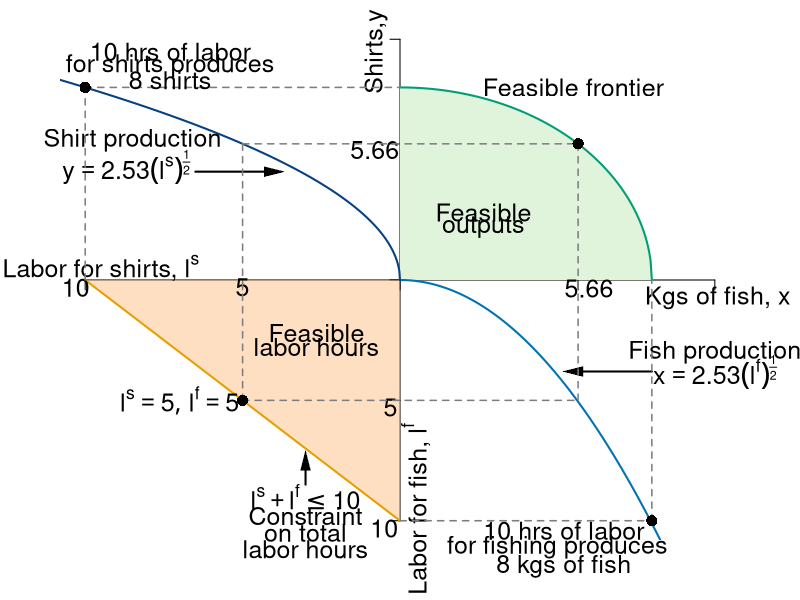

Recreate this plot in R.
#Graph Designer: Simon Halliday
#Authors: Bowles, Foley and Halliday
#Title: Coordination, Conflict and Competition: A Text in Microeconomics

require(shape)
pdf(file = "specprodexch/ppf_dos_quadrant.pdf", width = 9, height = 9)

#Set parameters for graphics
pointsize <- 1.8
axislabelsize <- 1.8
labelsize <- 1.5
namesize <- 1.8
annotatesize <- 1.5
graphlinewidth <- 2
segmentlinewidth <- 1.5

COL <- c("#7fc97f", "#beaed4", "#fdc086", "#ffff99", "#386cb0", "#f0027f", "#bf5b17", "#666666")
COLA <- c("#e0f3db", "#99d8c9","#66c2a4","#41ae76", "#238b45", "#005824")
COLB <- c("#4eb3d3", "#2b8cbe", "#0868ac","#084081")
grays <- gray.colors(25, start = 1, end = 0)
CBCols <- c("#009E73","#0072B2","#E69F00")


#Edited the margins to cater for the larger LHS labels
par(mar =  c(3, 3, 1, 3))

#Change this to make it log of l 

# ppf <- function(l, k = 0.5) {
#   k * (1/l)
# }


ppf <- function(x, yint = 64){
  sqrt(yint - (x)^2)
}

#actualfunction
#foodProd <- function(l, k = -2.529822, alpha = 0.5){
#  (-k)*l^alpha
#}

foodProd <- function(l, k = (6.328125)^-1, alpha = 2){
  (-k)*(l)^alpha
}

feasibleLabor <- function(l, time = 10){
  - time - l
}

manufactureProd <- function(l, k =  2.529822, alpha = 0.5){
  k * (-l)^alpha
}

xlims <- c(-10, 10)
ylims <- c(-10, 10)

npts <- 501 
x <- seq(xlims[1], xlims[2], length.out = npts)
y <- seq(ylims[1], ylims[2], length.out = npts) 

plot(0, 0, xlim = xlims, ylim = ylims, type = "n",
     xlab = expression(paste("")),
     ylab = expression(paste("")), 
     xaxt = "n", 
     yaxt = "n", 
     cex.lab = axislabelsize, 
     bty = "n"
)

ticksy <- c(ylims[1], -5, 0, manufactureProd(-5), ylims[2])
ylabels <- c(NA, NA, NA, NA, NA)
ticksx <- c(xlims[1], -5, 0, manufactureProd(-5), xlims[2])
xlabels <- c(NA, NA, NA, NA, NA)

axis(1, at = ticksx, pos = 0, labels = xlabels)
axis(2, at = ticksy, pos = 0, labels = ylabels, las = 1)

npts <- 501 
xx1 <- seq(0, 20, length.out = npts)
xx2 <- seq(0, xlims[2], length.out = npts)
xx3 <- seq(xlims[1], 0, length.out = npts)
xx4 <- seq(-11, 0, length.out = npts)

#Draw the polygon for shading the feasible set
xpoly1 <- seq(from = 0, to = 8, length.out = 501)
ypoly1 <- ppf(xpoly1)
polygon(x = c(xpoly1, rev(xpoly1[1])), y = c(ypoly1, rev(ypoly1)[1]), col=COLA[1], density=NULL, border = NA)

# shade 
polygon(x = c(-10, 0, 0), 
        y = c(0, 0, -10),
        border = FALSE, col = adjustcolor(COL[3], alpha.f = 0.5))

#Draw the graphs
lines(xx1, ppf(xx1), col = CBCols[1], lwd = graphlinewidth)
lines(xx2, foodProd(xx2), col = CBCols[2], lwd = graphlinewidth)
lines(xx3, feasibleLabor(xx3, time = 10), col = CBCols[3], lwd = graphlinewidth)
lines(xx4, manufactureProd(xx4, k =  2.529822, alpha = 0.5), col = COLB[4], lwd = graphlinewidth)

#mtext(expression(paste("Quantity of food, ", x)), side=1, line = 2.5, cex = axislabelsize)
text(-0.75, 9.5, expression(paste("Shirts,", y)), xpd = TRUE, srt = 90, cex = labelsize) 
text(10.1, -0.75, expression(paste("Kgs of fish, ", x)), xpd = TRUE, cex = labelsize)
text(0.5, -9.5, expression(paste("Labor for fish, ", l^f)), xpd = TRUE, cex = labelsize, srt= 90) 
text(-9.5, 0.5, expression(paste("Labor for shirts, ", l^s)), xpd = TRUE, cex = labelsize)

#Label the points on the axes we want
#text(-0.6, 2.8, expression(paste(12.5)), xpd = TRUE, cex = axislabelsize)
text(-0.8, 5.4, expression(paste(5.66)), xpd = TRUE, cex = labelsize)
#text(2.9, -0.3, expression(paste(2.5)), xpd = TRUE, cex = axislabelsize)
text(6, -0.35, expression(paste(5.66)), xpd = TRUE, cex =labelsize)
text(-5, -0.3, expression(paste(5)), xpd = TRUE, cex = labelsize)
text(-0.3, -5.3, expression(paste(5)), xpd = TRUE, cex = labelsize)
text(-10.3, -0.3, expression(paste(10)), xpd = TRUE, cex = labelsize)
text(-0.5, -10.3, expression(paste(10)), xpd = TRUE, cex = labelsize)

#Feasble output
text(2.65, 2.8, expression("Feasible"),cex = labelsize)
text(2.65, 2.2, expression("outputs"),cex = labelsize)

#Label the two production functions
#Clothing
text(-8.5, 5.8, expression(paste("Shirt production")), xpd = TRUE, cex = labelsize)
text(-8.7, 4.7, expression(paste(y == 2.53*(l^s)^frac(1,2))), xpd = TRUE, cex = labelsize)
Arrows(-6.5, 4.5, -4, 4.5, col = "black", lty = 1, lwd = 2, arr.type = "triangle", arr.lwd = 0.5)

#food
text(10, -3, expression(paste("Fish production")), xpd = TRUE, cex = labelsize)
text(10, -3.8, expression(paste(x == 2.53*(l^f)^frac(1,2))), xpd = TRUE, cex = labelsize)
Arrows(8, -3.8, 5.5, -3.8, col = "black", lty = 1, lwd = 2, arr.type = "triangle", arr.lwd = 0.5)

#Draw segments for the 50/50 split of time
segments(-5, -5, -5, manufactureProd(-5), lty = 2, col = grays[20], lwd = segmentlinewidth)
segments(-5, -5, manufactureProd(-5), -5, lty = 2, col = grays[20], lwd = segmentlinewidth)
segments(-5, manufactureProd(-5), manufactureProd(-5), manufactureProd(-5), lty = 2, col = grays[20], lwd = segmentlinewidth)
segments(manufactureProd(-5), -5, manufactureProd(-5), manufactureProd(-5), lty = 2, col = grays[20], lwd = segmentlinewidth)

#Annotate Max time on clothes
segments(-10, 0, -10, 8, lty = 2, col = grays[20], lwd = segmentlinewidth)
segments(-10, 8, 0, 8, lty = 2, col = grays[20], lwd = segmentlinewidth)
text(-7.3, 9.5, expression(paste("10 hrs of labor")), cex = labelsize)
text(-7.3, 8.9, expression(paste("for shirts produces")),cex = labelsize)
text(-7.3, 8.3, expression(paste("8 shirts")), cex = labelsize)
points(-10, 8, pch = 16, col = "black", cex = 1.5)

#Annotate Max time on farming
segments(0, -10, 8, -10, lty = 2, col = grays[20], lwd = segmentlinewidth)
segments(8, -10, 8, 0, lty = 2, col = grays[20], lwd = segmentlinewidth)
text(5.2, -10.4, expression(paste("10 hrs of labor")), xpd= TRUE, cex = labelsize)
text(5, -11.1, expression(paste("for fishing produces")), xpd= TRUE, cex = labelsize)
text(5.2, -11.9, expression(paste("8 kgs of fish")),xpd= TRUE, cex = labelsize)
points(8, -10, pch = 16, col = "black", cex = 1.5)

#Annotate point on ppf 
points(manufactureProd(-5), manufactureProd(-5), pch = 16, col = "black", cex = 1.5)
# text(manufactureProd(-5) + 3.5, manufactureProd(-5) + 0.5, expression(paste("5.66 shirts &")),xpd= TRUE, cex = labelsize)
# text(manufactureProd(-5) + 4, manufactureProd(-4.5), expression(paste("5.66 kilograms of fish")),xpd= TRUE, cex = labelsize)

#Annotate point on labor feasibility frontier
points(-5, -5, pch = 16, col = "black", cex = 1.5)
text(-7, -5, expression(paste(list(l^s ==5, l^f == 5))), cex = labelsize)

text(-3, -9, expression(paste(l^s + l^f <= 10)), cex = labelsize)
Arrows(-3, -8.5, -3, -7.5, col = "black", lty = 1, lwd = 2, arr.type = "triangle", arr.lwd = 0.5)
text(-3, -9.8, expression("Constraint"),cex = labelsize)
text(-3, -10.5, expression("on total"),cex = labelsize, xpd = TRUE)
text(-3, -11.2, expression("labor hours"),cex = labelsize, xpd = TRUE)



#Label the feasible frontier
text(5.5, 8, expression("Feasible frontier"),cex = labelsize)
#text(5.5, 8.4, expression("(production possibilities frontier)"),cex = labelsize)

# Label constraint 
#Label the feasible frontier
text(-2.65, -2.2, expression("Feasible"),cex = labelsize)
text(-2.65, -2.8, expression("labor hours"),cex = labelsize)
#text(-2.65, -3.4, expression("labor hours"),cex = labelsize)

dev.off()
